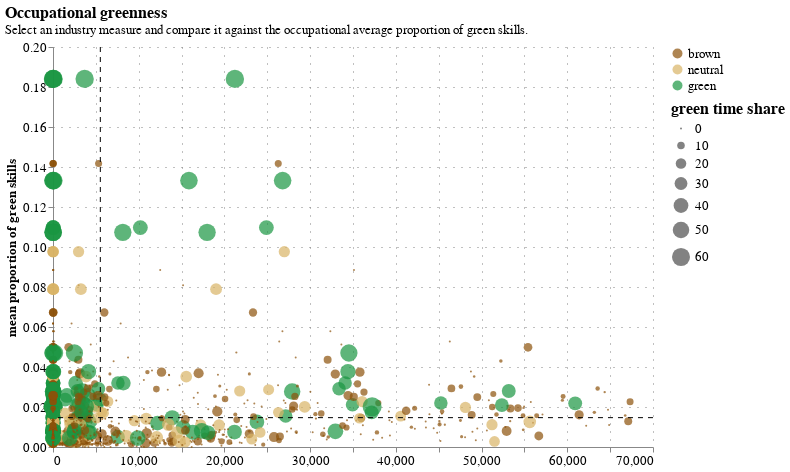

Notebook code cell kept with this figure:
### Code cell
occ_graph

### Figure 1 — Vega-Lite specification as saved in the notebook (floating-point values rounded to 4 significant figures; data arrays with more than 128 entries replaced by an {"elided": "..."} marker saying what was removed)
{"config": {"title": {"font": "Century Gothic", "anchor": "start"}, "axis": {"labelFont": "Century Gothic", "titleFont": "Century Gothic", "gridColor": "grey", "gridDash": [1, 7], "labelFontSize": 13, "titleFontSize": 13}, "header": {"labelFont": "Century Gothic", "titleFont": "Century Gothic"}, "legend": {"labelFont": "Century Gothic", "titleFont": "Century Gothic", "labelFontSize": 13, "titleFontSize": 16}, "range": {"category": ["#FDB633", "#18A48C", "#9A1BBE", "#EB003B", "#FF6E47", "#646363", "#0F294A", "#97D9E3", "#A59BEE", "#F6A4B7", "#D2C9C0", "#000000"], "ordinal": {"scheme": ["#FDB633", "#18A48C", "#9A1BBE", "#EB003B", "#FF6E47", "#646363", "#0F294A", "#97D9E3", "#A59BEE", "#F6A4B7", "#D2C9C0", "#000000"]}}, "view": {"strokeWidth": 0}}, "layer": [{"mark": {"type": "circle"}, "encoding": {"color": {"field": "green_timeshare_cat", "legend": {"title": ""}, "scale": {"range": ["#8c510a", "#d8b365", "#1a9641"]}, "sort": ["brown", "neutral", "green"], "type": "ordinal"}, "size": {"field": "GREEN TIMESHARE", "legend": {"title": "green time share"}, "type": "quantitative"}, "tooltip": [{"field": "SOC_2020_name", "type": "nominal"}, {"field": "number of job ads", "type": "quantitative"}, {"field": "PROP_GREEN", "type": "quantitative"}, {"field": "GREEN TIMESHARE", "type": "quantitative"}, {"field": "INDUSTRY TOTAL GHG EMISSIONS", "type": "quantitative"}], "x": {"axis": {"title": ""}, "field": "value", "type": "quantitative"}, "y": {"axis": {"title": "mean proportion of green skills"}, "field": "PROP_GREEN", "type": "quantitative"}}, "name": "view_39", "transform": [{"fold": ["INDUSTRY TOTAL GHG EMISSIONS", "INDUSTRY GHG PER UNIT EMISSIONS", "INDUSTRY PROP HOURS GREEN TASKS", "INDUSTRY GHG EMISSIONS PER EMPLOYEE", "INDUSTRY CARBON DIOXIDE EMISSIONS PER EMPLOYEE"], "as": ["column", "value"]}, {"filter": {"param": "param_80"}}]}, {"mark": {"type": "rule", "color": "black", "strokeDash": [5, 5]}, "encoding": {"size": {"value": 1}, "x": {"aggregate": "mean", "axis": {"title": ""}, "field": "value", "type": "quantitative"}}, "transform": [{"fold": ["INDUSTRY TOTAL GHG EMISSIONS", "INDUSTRY GHG PER UNIT EMISSIONS", "INDUSTRY PROP HOURS GREEN TASKS", "INDUSTRY GHG EMISSIONS PER EMPLOYEE", "INDUSTRY CARBON DIOXIDE EMISSIONS PER EMPLOYEE"], "as": ["column", "value"]}, {"filter": {"param": "param_80"}}]}, {"data": {"name": "data-72198ccf623377ff39e1ca9793231230"}, "mark": {"type": "rule", "color": "black", "strokeDash": [5, 5]}, "encoding": {"size": {"value": 1}, "y": {"field": "zero_line", "type": "quantitative"}}}], "data": {"name": "data-ccf1d0fb18477051a50b4c53bd7f9f3a"}, "height": 400, "params": [{"name": "param_80", "select": {"type": "point", "fields": ["column"]}, "bind": {"input": "select", "options": ["INDUSTRY TOTAL GHG EMISSIONS", "INDUSTRY GHG PER UNIT EMISSIONS", "INDUSTRY PROP HOURS GREEN TASKS", "INDUSTRY GHG EMISSIONS PER EMPLOYEE", "INDUSTRY CARBON DIOXIDE EMISSIONS PER EMPLOYEE"], "name": "Select Industry Measure: "}, "views": ["view_39"]}], "title": {"anchor": "start", "text": "Occupational greenness", "fontSize": 16, "subtitle": "Select an industry measure and compare it against the occupational average proportion of green skills.", "subtitleFont": "Century Gothic", "subtitleFontSize": 13}, "width": 600, "$schema": "https://vega.github.io/schema/vega-lite/v5.15.1.json", "datasets": {"data-ccf1d0fb18477051a50b4c53bd7f9f3a": {"elided": "386 records"}, "data-72198ccf623377ff39e1ca9793231230": [{"zero_line": 0.01467}]}}
